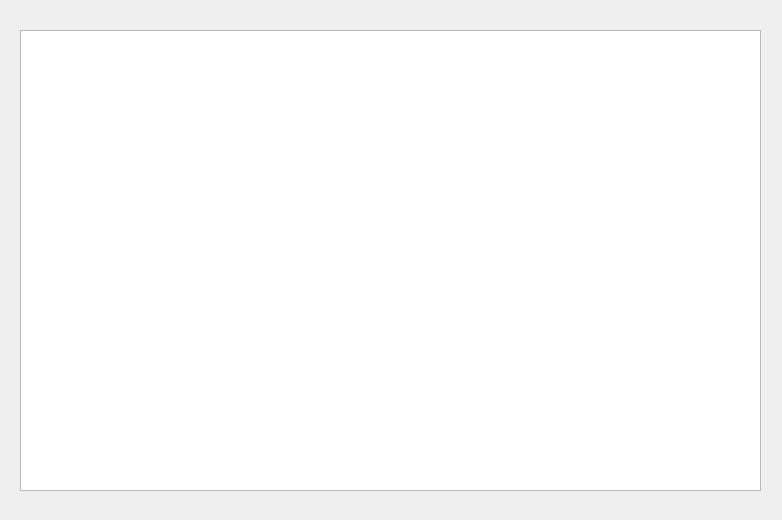
<?xml version="1.0" encoding="UTF-8"?>
<ui version="4.0">
 <class>BookedClass</class>
 <widget class="QWidget" name="BookedClass">
  <property name="geometry">
   <rect>
    <x>0</x>
    <y>0</y>
    <width>782</width>
    <height>520</height>
   </rect>
  </property>
  <property name="windowTitle">
   <string>Booked</string>
  </property>
  <widget class="QTableWidget" name="Widget">
   <property name="geometry">
    <rect>
     <x>20</x>
     <y>30</y>
     <width>741</width>
     <height>461</height>
    </rect>
   </property>
  </widget>
 </widget>
 <layoutdefault spacing="6" margin="11"/>
 <resources/>
 <connections/>
</ui>
